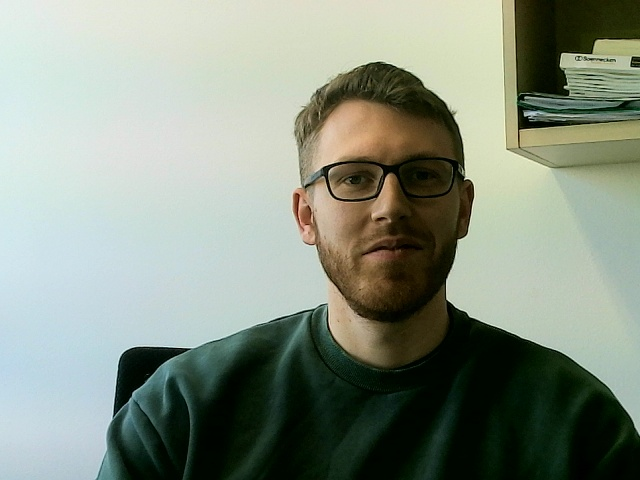
#> input picture data/images/awake.87a32970-ca53-11ee-9dae-6bc3a5752140.jpg, 640 x 480 px
$ python -i pixdiff.py   (imports and definitions only)
#> lines starting #> are read from the running program, lines starting #| are printed output that depends on the picture
### sleepiness/utility/logger.py
import logging
import sys

# Custom formatter
# Colorize logger output if needed
color2num = dict(
    gray=30,red=31,green=32,
    yellow=33,blue=34,magenta=35,
    cyan=36,white=37,crimson=38,
)

# [25 lines left out: function colorize, not called in this run]

# Add a new logging level between INFO and WARNING
# WARNING = 30
# INFO = 20

logging.INFERENCE = 25
logging.addLevelName(logging.INFERENCE, 'INFERENCE')

# Create a custom logger class
def inference(self, message, *args, **kws):
    if self.isEnabledFor(logging.INFERENCE):
        self._log(logging.INFERENCE, message, args, **kws)

# Add the new method to logging.Logger class.
logging.Logger.inference = inference

class ColoredFormatter(logging.Formatter):

    def __init__(self):
        super().__init__(fmt="%(levelno)d: %(msg)s", datefmt=None, style='%')

    # [26 lines left out: function format, not called in this run]


# Logger
logger = logging.getLogger(__name__)
logger.setLevel(logging.INFO)
formatter = ColoredFormatter()
ch = logging.StreamHandler(sys.stdout)
ch.setFormatter(formatter)
logger.addHandler(ch)

### sleepiness/empty_seat/pixdiff/pixdiff.py

"""
This empty_seat detector first calculates
the average pixel values of the rescaled and
grey-scaled images in the training set. Then,
it calculates the difference between the
average pixel values of the training set and
the average pixel values of the test set. If
the difference is greater than a certain
threshold, the seat is considered empty.
"""
from pathlib import Path
from typing import Generator
import numpy as np
from PIL import Image
import matplotlib.pyplot as plt
from itertools import pairwise

from sleepiness.utility.misc import Loader

IMAGE_WIDTH = 100 // 2
IMAGE_HEIGHT = 116 // 2

AVGMAP = np.zeros((IMAGE_HEIGHT, IMAGE_WIDTH))

def crop_bottom(image: Image.Image, percent: float) -> Image.Image:
    """
    Crop the bottom of an image.
    """
    width, height = image.size
    return image.crop((0, 0, width, height - int(height * percent)))

# [27 lines left out: functions crop_sides, rescale_greyscale_normalize, dataloader, not called in this run]

def preprocess(image: Image.Image) -> np.ndarray:
    """
    Preprocess an image.
    """
    image = crop_bottom(image, 0.3)
    image = crop_sides(image, 0.2)
    return rescale_greyscale_normalize(image)

# [82 lines left out: functions running_average, pixdiff, pixdiff_distribution, paiwise_pixdiff_distribution, populate_avg_map, is_empty and 2 more, not called in this run]

# [23 lines not run here, left out]

>>> import cv2
>>> picture = cv2.imread('../../../data/images/awake.87a32970-ca53-11ee-9dae-6bc3a5752140.jpg', cv2.IMREAD_GRAYSCALE)
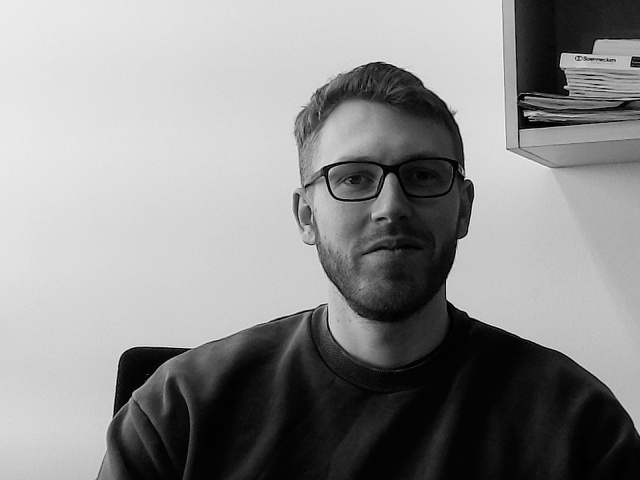
#> picture: shape (480, 640); min 0, max 246, mean 141.8
>>> result = preprocess(picture)
#> (the run stopped early here; a loop or call above may not have finished)

$ run again, on data/images/awake.92720a60-ca53-11ee-9dae-6bc3a5752140.jpg
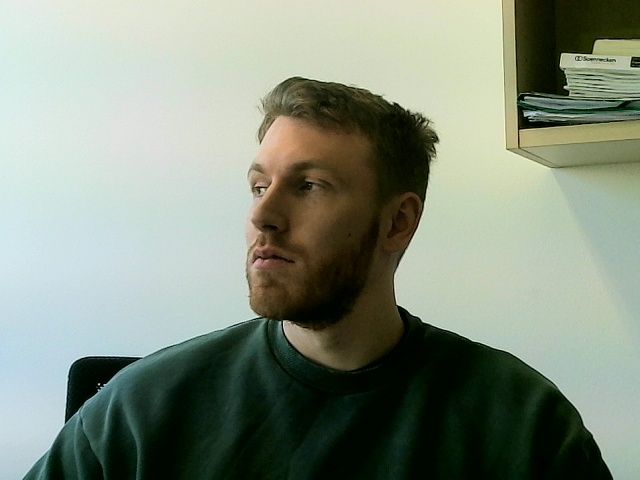
#> input picture data/images/awake.92720a60-ca53-11ee-9dae-6bc3a5752140.jpg, 640 x 480 px
#> `picture = cv2.imread('../../../data/images/awake.87a32970-ca53-11ee-9d..`:
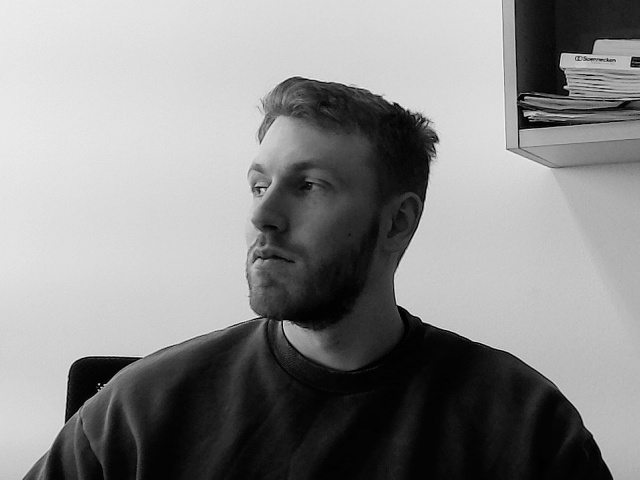
#> picture: shape (480, 640); min 0, max 245, mean 138.8
